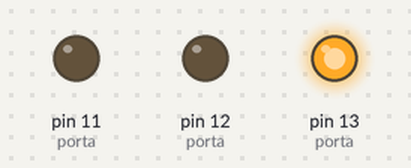
This sketch was run on a simulated Arduino Uno, built with avr-gcc and run on an emulated ATmega328P. Shown: output pins drawn as LEDs (lit = HIGH).

Above: at 0.2 s.
At 2.45 s:
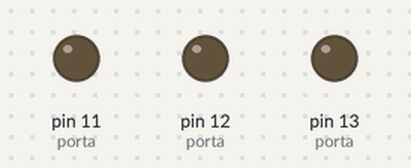
At 4.7 s:
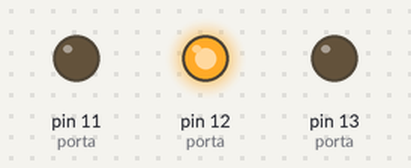
At 8.7 s:
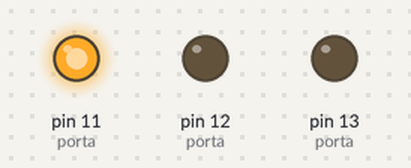
Timing chart, 0 to 9.1 s (numbered marks = the images above):
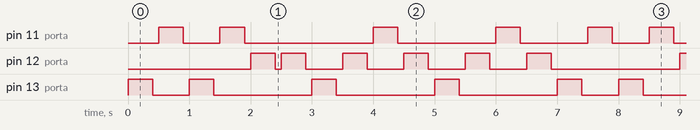

The sketch:

luzes_3.ino
```cpp
// Da série "Luzes" que criei para aprender e ensinar funções basicas do arduino: 3 de 6

int g=13;
int y=12;
int r=11;


int porta[]={g, r, g, r, y, y, g, y, r, y, g, y, r, y};


void setup() {
  pinMode(13, OUTPUT);
  pinMode(12, OUTPUT);
  pinMode(11, OUTPUT);


}

void loop() {
  for(int i=0; i<14; i=i+1){
    digitalWrite(porta[i], HIGH);
    delay(400);
    digitalWrite(porta[i], LOW);
    delay(100);
  }


}
```

Measured:
- by itself, pin 11 (porta): repeats every 7.0 s: LOW 0.60 s, HIGH 0.40 s, LOW 2.1 s, HIGH 0.40 s, LOW 1.6 s, HIGH 0.40 s, LOW 1.1 s, HIGH 0.40 s
- by itself, pin 12 (porta): repeats every 7.0 s: LOW 0.10 s, 4 × (HIGH 0.40 s, LOW 0.60 s), HIGH 0.40 s, LOW 2.1 s, HIGH 0.40 s
- by itself, pin 13 (porta): repeats every 7.0 s: LOW 0.60 s, 3 × (HIGH 0.40 s, LOW 1.6 s), HIGH 0.40 s
